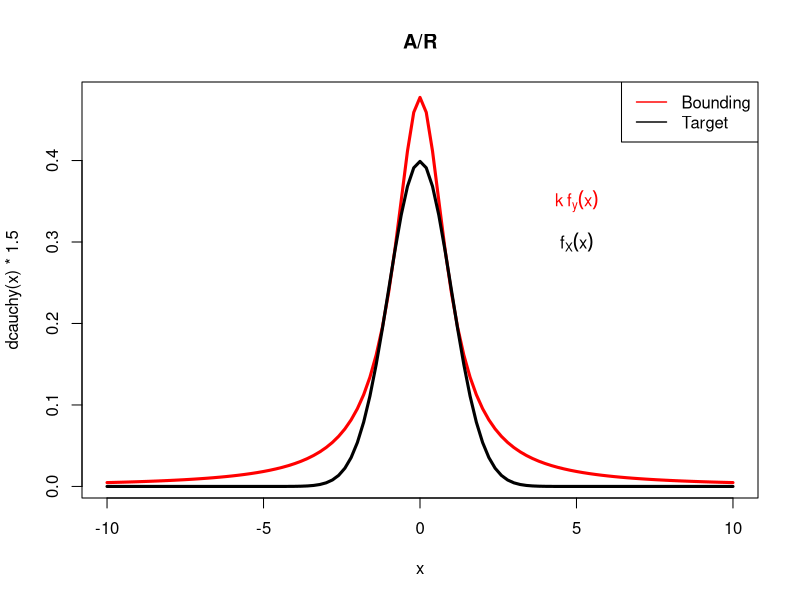
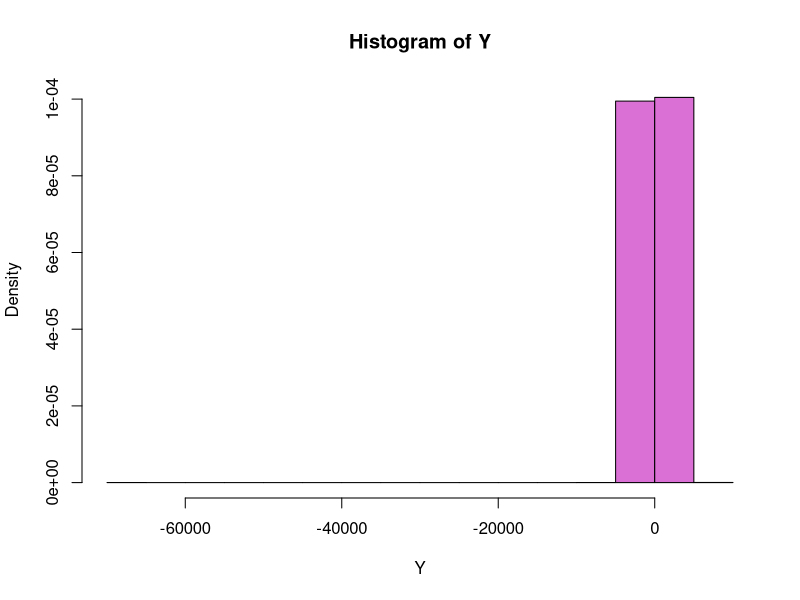
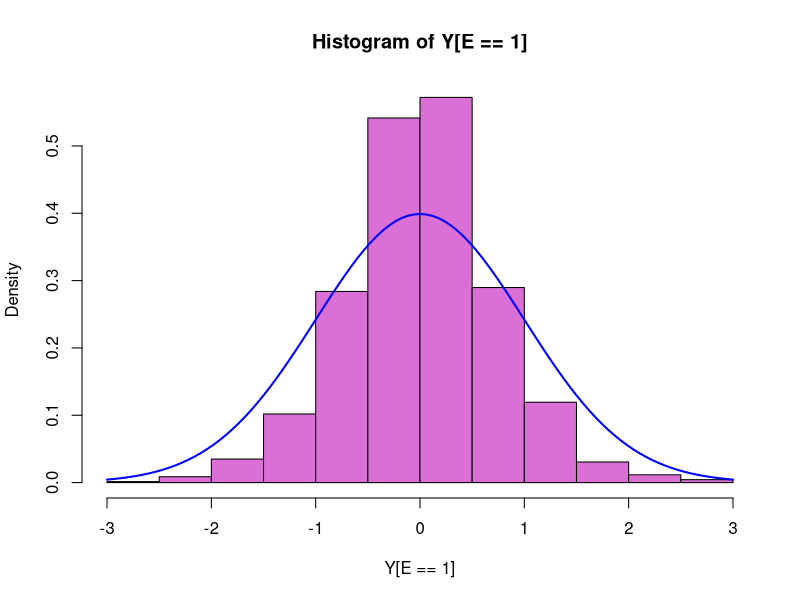
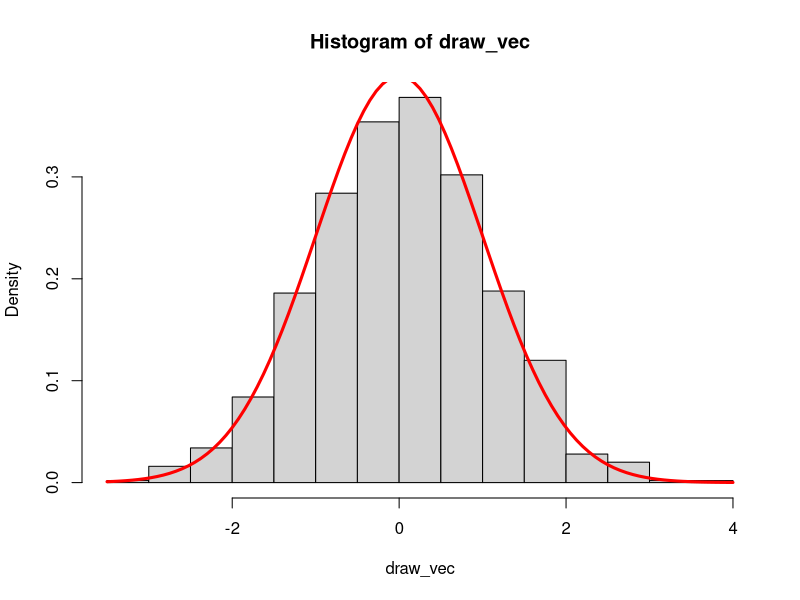

The R script that drew these images, in order:

# Question 3 -------------------------------------------------------------------
#Plots
curve(dcauchy(x) * 1.5,lwd=3, col='red', from=-10, to = 10)
curve(dnorm(x),add=TRUE,col="black",lwd=3, from =-10, to = 10)
text(5,0.35,labels=expression(k~f[y](x)),col='red')
text(5,0.3,labels=expression(f[X](x)),col="black")
legend(x="topright",lty=1,lwd=1.4,col=c("red","black"),legend=c("Bounding","Target "))
title(main="A/R")

# Simulation --------------------------------------------------------------


ef=function(x){
  dnorm(x)
}

k=1.5

n_sim_aux=10000

Y=rep(NA,n_sim_aux)
E=rep(NA,n_sim_aux)
for(i in 1:n_sim_aux){
  Y[i]=rcauchy(1)
  E[i]=rbinom(1,size=1,prob=ef(Y[i])/k)
}
hist(Y,prob=TRUE,col = 'orchid')
hist(Y[E==1],prob=TRUE, col='orchid')
curve(dnorm(x),col="blue",lwd=2,add=TRUE)




# General Function --------------------------------------------------------



q=function(x){
  dcauchy(x)
}

draw_from_q=function(n){
  rcauchy(n)
}

f=function(x){
  dnorm(x)
}


AR=function(dtarget,dauxiliary,rauxiliary,k){
  
  count=0
  E=0
  
  while(E==0){
    candidate = rauxiliary(1)
    acc_prob=dtarget(candidate)/(k*dauxiliary(candidate))
    E = sample(c(1,0),prob=c(acc_prob, 1-acc_prob),size=1)
    count=count+1
  }
  
  return(list(draw=candidate,computational_effort=count))
  
}


AR(dtarget=q,dauxiliary=q,rauxiliary=draw_from_q,k)

mcsize=1000
draw_vec=rep(NA,mcsize)
effort_vec=rep(NA,mcsize)

for(i in 1:mcsize){
  
  DD=AR(dtarget=f,dauxiliary=q,rauxiliary=draw_from_q,k=3)
  draw_vec[i] = DD$draw
  effort_vec[i] = DD$computational_effort
  
}

hist(draw_vec,freq=FALSE)
curve(f(x),add=TRUE,lwd=3, col='red')
